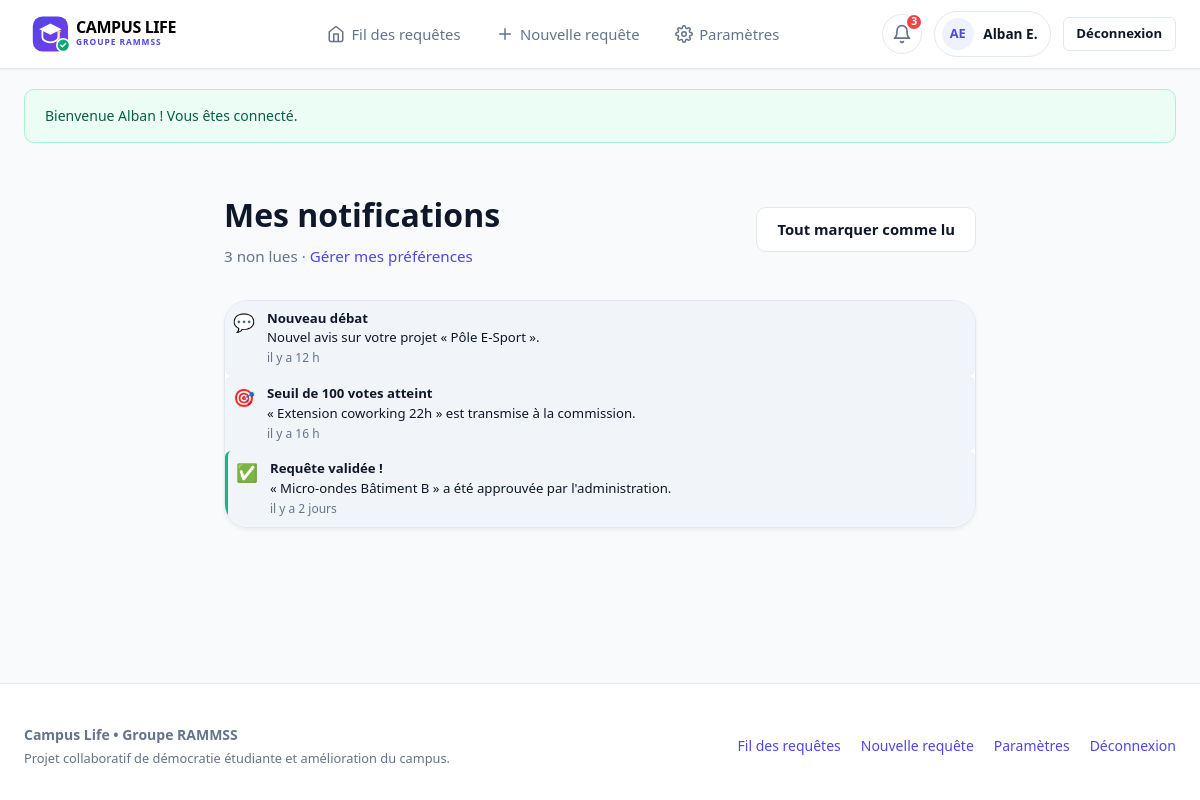
Screenshot of /notifications.php (signed in) with the database file from the repository.
### tables this page shows
CREATE TABLE `users` (
  `id` INT UNSIGNED NOT NULL AUTO_INCREMENT,
  `first_name` VARCHAR(60) NOT NULL,
  `last_name` VARCHAR(60) NOT NULL,
  `email` VARCHAR(190) NOT NULL,
  `password_hash` VARCHAR(255) NOT NULL,
  `role` ENUM('student','admin') NOT NULL DEFAULT 'student',
  `admin_function` VARCHAR(30) DEFAULT NULL,
  `promo` VARCHAR(100) DEFAULT NULL,
  `theme` ENUM('auto','light','dark') NOT NULL DEFAULT 'auto',
  `notif_validation` TINYINT(1) NOT NULL DEFAULT 1,
  `notif_threshold` TINYINT(1) NOT NULL DEFAULT 1,
  `notif_comments` TINYINT(1) NOT NULL DEFAULT 0,
  `default_anon` TINYINT(1) NOT NULL DEFAULT 0,
  `created_at` DATETIME NOT NULL DEFAULT CURRENT_TIMESTAMP,
  PRIMARY KEY (`id`),
  UNIQUE KEY `uniq_email` (`email`)
);

CREATE TABLE `notifications` (
  `id` INT UNSIGNED NOT NULL AUTO_INCREMENT,
  `user_id` INT UNSIGNED NOT NULL,
  `request_id` INT UNSIGNED DEFAULT NULL,
  `type` ENUM('validated','threshold','comment','moderation','info') NOT NULL DEFAULT 'info',
  `title` VARCHAR(150) NOT NULL,
  `message` VARCHAR(255) NOT NULL,
  `is_read` TINYINT(1) NOT NULL DEFAULT 0,
  `created_at` DATETIME NOT NULL DEFAULT CURRENT_TIMESTAMP,
  PRIMARY KEY (`id`),
  KEY `idx_user_read` (`user_id`, `is_read`),
  CONSTRAINT `fk_notif_user` FOREIGN KEY (`user_id`) REFERENCES `users` (`id`) ON DELETE CASCADE,
  CONSTRAINT `fk_notif_request` FOREIGN KEY (`request_id`) REFERENCES `requests` (`id`) ON DELETE CASCADE
);

### includes/db.php (called while the page is built, shortened)
<?php
function db(): PDO
{
    static $pdo = null;
    if ($pdo === null) {
        $dsn = 'mysql:host=' . DB_HOST . ';port=' . DB_PORT . ';dbname=' . DB_NAME . ';charset=utf8mb4';
        try {
            $pdo = new PDO($dsn, DB_USER, DB_PASS, [
                PDO::ATTR_ERRMODE => PDO::ERRMODE_EXCEPTION,
                PDO::ATTR_DEFAULT_FETCH_MODE => PDO::FETCH_ASSOC,
                PDO::ATTR_EMULATE_PREPARES => false,
            ]);
        } catch (PDOException $e) {
            http_response_code(500);
            echo '<h1>Connexion à la base de données impossible</h1>';
            echo '<p>Vérifiez que MAMP est démarré et que la base <code>' . DB_NAME . '</code> a été importée via phpMyAdmin (fichier <code>database/rammss.sql</code>).</p>';
            echo '<pre>' . htmlspecialchars($e->getMessage()) . '</pre>';
            exit;
        }
    }
    return $pdo;
}

### includes/functions.php (called while the page is built, shortened)
<?php
require_once __DIR__ . '/db.php';
function e(?string $value): string
{
    return htmlspecialchars((string) $value, ENT_QUOTES, 'UTF-8');
}
function get_flashes(): array
{
    $flashes = $_SESSION['flash'] ?? [];
    return $flashes;
}
function current_user(): ?array
{
    static $user = false;
    if ($user === false) {
        $user = null;
        if (!empty($_SESSION['user_id'])) {
            $stmt = db()->prepare('SELECT * FROM users WHERE id = ?');
            $stmt->execute([$_SESSION['user_id']]);
            $user = $stmt->fetch() ?: null;
        }
    }
    return $user;
}
function is_admin(): bool
{
    $user = current_user();
    return $user !== null && $user['role'] === 'admin';
}
function require_login(): array
{
    $user = current_user();
    return $user;
}
function initials(string $first, string $last): string
{
    return mb_strtoupper(mb_substr($first, 0, 1) . mb_substr($last, 0, 1));
}
function short_name(array $user): string
{
    return $user['first_name'] . ' ' . mb_substr($user['last_name'], 0, 1) . '.';
}
function time_ago(string $datetime): string
{
    $diff = time() - strtotime($datetime);
    if ($diff < 86400) {
        return 'il y a ' . floor($diff / 3600) . ' h';
    }
    $days = (int) floor($diff / 86400);
    if ($days < 30) {
        return "il y a $days jours";
    }
    return 'le ' . format_date_fr($datetime);
}
function unread_notifications_count(int $userId): int
{
    $stmt = db()->prepare('SELECT COUNT(*) FROM notifications WHERE user_id = ? AND is_read = 0');
    $stmt->execute([$userId]);
    return (int) $stmt->fetchColumn();
}
function notif_icon(string $type): string
{
    return ['validated' => '✅', 'threshold' => '🎯', 'comment' => '💬', 'moderation' => '🛡️', 'info' => 'ℹ️'][$type] ?? 'ℹ️';
}

### notifications.php (the view, shortened to what this page needs)
<?php
require_once __DIR__ . '/includes/functions.php';
$user = require_login();
$pdo = db();
$stmt = $pdo->prepare('SELECT * FROM notifications WHERE user_id = ? ORDER BY is_read ASC, created_at DESC, id DESC LIMIT 100');
$stmt->execute([$user['id']]);
$all = $stmt->fetchAll();
require __DIR__ . '/includes/header.php';
?>
  <main class="container-narrow" style="padding-block: 2.5rem 4rem;">
    <div style="display: flex; align-items: center; justify-content: space-between; gap: 1rem; flex-wrap: wrap; margin-bottom: 2rem;">
      <div>
        <h1 style="font-size: 2rem; font-weight: 800; color: var(--text-main);">Mes notifications</h1>
        <p style="font-size: 0.95rem; color: var(--text-muted); margin-top: 0.35rem;">
          <?= $unread ?> non lue<?= $unread > 1 ? 's' : '' ?> · <a href="settings.php">Gérer mes préférences</a>
        </p>
      </div>
      <?php if ($unread > 0): ?>
        <form method="post" action="notifications.php">
          <button type="submit" class="btn btn-secondary">Tout marquer comme lu</button>
        </form>
      <?php endif; ?>
    </div>
    <section class="form-card" style="padding: 0; overflow: hidden;">
      <?php foreach ($all as $n): ?>
        <a href="notifications.php?open=<?= (int) $n['id'] ?>" class="notif-item<?= $n['type'] === 'validated' ? ' valid' : '' ?><?= $n['is_read'] ? ' is-read' : '' ?>">
          <span class="notif-icon"><?= notif_icon($n['type']) ?></span>
          <div>
            <strong><?= e($n['title']) ?></strong>
            <p><?= e($n['message']) ?></p>
            <span style="font-size: 0.75rem; color: var(--text-muted);"><?= e(time_ago($n['created_at'])) ?></span>
          </div>
        </a>
      <?php endforeach; ?>
    </section>
  </main>
<?php require __DIR__ . '/includes/footer.php'; ?>

### includes/header.php (shortened to what this page needs)
<?php
$user = current_user();
$activeNav = $activeNav ?? '';
$theme = $user['theme'] ?? 'auto';
$navClass = fn(string $key) => 'nav-link' . ($activeNav === $key ? ' active' : '');
?>
<!DOCTYPE html>
<html lang="fr"<?= $theme !== 'auto' ? ' data-theme="' . e($theme) . '"' : '' ?>>
<head>
  <link rel="stylesheet" href="css/style.css">
  <link rel="stylesheet" href="css/app.css">
</head>
<body>
  <header class="site-header">
    <div class="container header-inner">
      <a href="index.php" class="brand-link" aria-label="Accueil Campus Life">
        <img src="assets/logo.svg" alt="Logo Campus Life RAMMSS" width="200" height="48">
      </a>
      <nav class="main-nav" aria-label="Navigation principale">
        <a href="index.php" class="<?= $navClass('index') ?>">
          <svg width="18" height="18" viewBox="0 0 24 24" fill="none" stroke="currentColor" stroke-width="2" stroke-linecap="round" stroke-linejoin="round"><path d="m3 9 9-7 9 7v11a2 2 0 0 1-2 2H5a2 2 0 0 1-2-2z"></path><polyline points="9 22 9 12 15 12 15 22"></polyline></svg>
          Fil des requêtes
        </a>
        <a href="create.php" class="<?= $navClass('create') ?>">
          <svg width="18" height="18" viewBox="0 0 24 24" fill="none" stroke="currentColor" stroke-width="2" stroke-linecap="round" stroke-linejoin="round"><line x1="12" y1="5" x2="12" y2="19"></line><line x1="5" y1="12" x2="19" y2="12"></line></svg>
          Nouvelle requête
        </a>
        <a href="settings.php" class="<?= $navClass('settings') ?>">
          Paramètres
        </a>
      </nav>
      <div class="header-actions">
        <?php if ($user): ?>
          <?php $unread = unread_notifications_count((int) $user['id']); $notifs = latest_notifications((int) $user['id']); ?>
          <div class="notification-wrapper" tabindex="0">
            <button class="btn-icon" aria-label="Afficher les notifications (<?= $unread ?> non lues)">
              <svg width="20" height="20" viewBox="0 0 24 24" fill="none" stroke="currentColor" stroke-width="2" stroke-linecap="round" stroke-linejoin="round"><path d="M18 8A6 6 0 0 0 6 8c0 7-3 9-3 9h18s-3-2-3-9"></path><path d="M13.73 21a2 2 0 0 1-3.46 0"></path></svg>
              <?php if ($unread > 0): ?><span class="unread-badge"><?= $unread ?></span><?php endif; ?>
            </button>
          </div>
          <a href="settings.php" class="user-profile-badge" title="Connecté en tant que <?= e(short_name($user)) ?>">
            <div class="avatar"><?= e(initials($user['first_name'], $user['last_name'])) ?></div>
            <span><?= e(short_name($user)) ?></span>
          </a>
          <a href="logout.php" class="btn btn-secondary btn-sm" title="Se déconnecter">Déconnexion</a>
        <?php else: ?>
          <a href="login.php" class="btn btn-primary btn-sm">Se connecter</a>
        <?php endif; ?>
      </div>
    </div>
  </header>
  <?php $flashes = get_flashes(); if ($flashes): ?>
  <div class="container flash-container">
    <?php foreach ($flashes as $f): ?>
      <div class="alert alert-<?= e($f['type']) ?>" role="alert"><div><?= e($f['message']) ?></div></div>
    <?php endforeach; ?>
  </div>
  <?php endif; ?>

### css/app.css (style rules this page uses)
.flash-container { padding-top: 1.25rem; }
.flash-container .alert { margin-bottom: 0.5rem; }
a.notif-item { color: inherit; text-decoration: none; }

### rows the page displays
users: initials($user['first_name'], $user['last_name']) "AE", short_name($user) "Alban E."
notifications: type "💬", title "Nouveau débat", message "Nouvel avis sur votre projet « Pôle E-Sport ».", created_at "il y a 12 h"
notifications: type "🎯", title "Seuil de 100 votes atteint", message "« Extension coworking 22h » est transmise à la commission.", created_at "il y a 16 h"
notifications: type "✅", title "Requête validée !", message "« Micro-ondes Bâtiment B » a été approuvée par l'administration.", created_at "il y a 2 jours"

### other values shown
$unread "3"
$f['message'] "Bienvenue Alban ! Vous êtes connecté."
